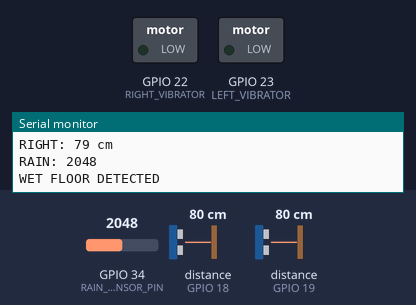
Recording of a sketch running on a simulated ESP32. Parts: switched loads named in the sketch (green lamp = pin HIGH), the last lines printed to the serial monitor. Wiring (inferred from the names in the program): 2 × ultrasonic range finder: trigger GPIO 5, echo GPIO 18 / trigger GPIO 17, echo GPIO 19. Dashed ring = blinking. Inputs (shaded band) come from the test bench; at power-on: GPIO 34 (RAIN_SENSOR_PIN) = 2048, distance to the obstacle (sensors on GPIO 18, GPIO 19) 80 cm (analog values on the 0–4095 scale). The echo pulse lasts 58.3 µs per cm; pins used as bus, display or sensor lines are not drawn.

Above: at 0.97 s.
1.3 s: GPIO 34 (RAIN_SENSOR_PIN) set to 1825
4.3 s: GPIO 34 (RAIN_SENSOR_PIN) set to 1754
At 5.5 s:
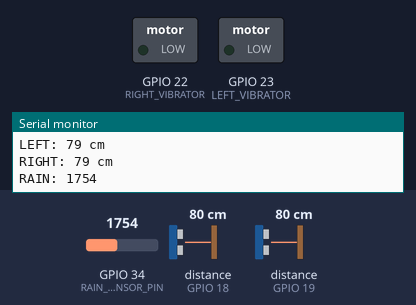
5.8 s: distance to the obstacle (sensor on GPIO 18) set to 19 cm
7.3 s: distance to the obstacle (sensor on GPIO 18) set to 16 cm
At 7.72 s:
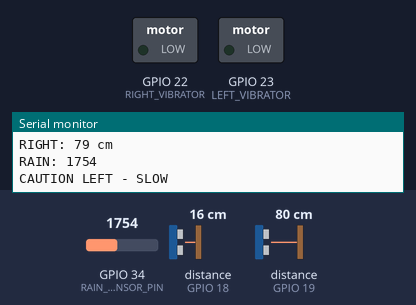
10.3 s: distance to the obstacle (sensor on GPIO 19) set to 19 cm
13.3 s: distance to the obstacle (sensor on GPIO 19) set to 15 cm
At 14.21 s:
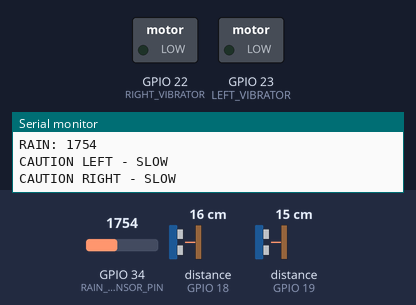
Timing chart, 0 to 17.3 s (numbered marks = the images above; inputs shaded):
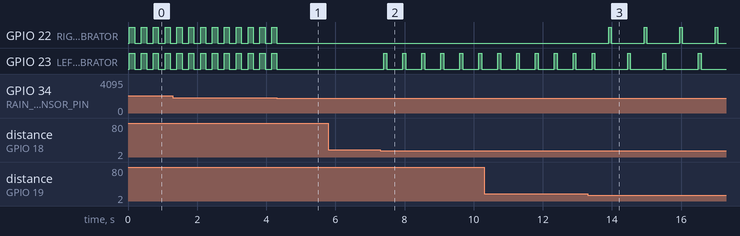

Measured:
- the behaviour switches between 1800 and 1799 on GPIO 34 (RAIN_SENSOR_PIN) (found by bisection; images 0 and 1)
- the behaviour switches between 18 and 17 cm on distance to the obstacle (sensor on GPIO 18) (found by bisection; images 1 and 2)
- the behaviour switches between 18 and 17 cm on distance to the obstacle (sensor on GPIO 19) (found by bisection; images 2 and 3)
- after the input at 4.3 s, GPIO 22 (RIGHT_VIBRATOR), GPIO 23 (LEFT_VIBRATOR): goes on until 4.3 s, then stays LOW
- after the input at 7.3 s, GPIO 23 (LEFT_VIBRATOR): alternates HIGH for 0.08 s and LOW for 0.47 s, starting after 0.11 s
- after the input at 13.3 s, GPIO 22 (RIGHT_VIBRATOR): alternates HIGH for 0.08 s and LOW for 0.95 s, starting after 0.61 s; GPIO 23 (LEFT_VIBRATOR): alternates HIGH for 0.08 s and LOW for 0.95 s, starting after 1.2 s
- by itself, GPIO 22 (RIGHT_VIBRATOR), GPIO 23 (LEFT_VIBRATOR): alternates HIGH for 0.15 s and LOW for 0.19 s

The sketch:

AB3_Wayfinder.ino
```cpp
// =====================================================
// AB3 WAYFINDER - FINAL SENSOR LOGIC
// =====================================================

// Ultrasonic pins
#define SENSOR_A_TRIG 5
#define SENSOR_A_ECHO 18

#define SENSOR_B_TRIG 17
#define SENSOR_B_ECHO 19

// Vibrators - TESTED AND CONFIRMED
#define RIGHT_VIBRATOR 22
#define LEFT_VIBRATOR 23

// Rain sensor
#define RAIN_SENSOR_PIN 34


long getDistance(int trigPin, int echoPin) {
  digitalWrite(trigPin, LOW);
  delayMicroseconds(2);

  digitalWrite(trigPin, HIGH);
  delayMicroseconds(10);

  digitalWrite(trigPin, LOW);

  long duration = pulseIn(echoPin, HIGH, 30000);

  if (duration == 0) return 999;

  return duration * 0.034 / 2;
}


void setup() {
  Serial.begin(115200);

  pinMode(SENSOR_A_TRIG, OUTPUT);
  pinMode(SENSOR_A_ECHO, INPUT);

  pinMode(SENSOR_B_TRIG, OUTPUT);
  pinMode(SENSOR_B_ECHO, INPUT);

  pinMode(RIGHT_VIBRATOR, OUTPUT);
  pinMode(LEFT_VIBRATOR, OUTPUT);

  digitalWrite(RIGHT_VIBRATOR, LOW);
  digitalWrite(LEFT_VIBRATOR, LOW);

  analogReadResolution(12);

  Serial.println("AB3 WAYFINDER STARTED");
}


void loop() {

  // Read the physical sensors
  long sensorA = getDistance(SENSOR_A_TRIG, SENSOR_A_ECHO);
  delay(30);
  long sensorB = getDistance(SENSOR_B_TRIG, SENSOR_B_ECHO);

  // =================================================
  // SWAP LEFT AND RIGHT SENSOR READINGS
  // =================================================

  // Pins 5/18 are physically on the LEFT
  long leftDistance = sensorA;

  // Pins 17/19 are physically on the RIGHT
  long rightDistance = sensorB;


  // Rain sensor
  int rainValue = analogRead(RAIN_SENSOR_PIN);

  bool wetFloor =
    (rainValue >= 1800 && rainValue <= 2300);


  Serial.println("--------------------------------");
  Serial.print("LEFT: ");
  Serial.print(leftDistance);
  Serial.println(" cm");

  Serial.print("RIGHT: ");
  Serial.print(rightDistance);
  Serial.println(" cm");

  Serial.print("RAIN: ");
  Serial.println(rainValue);


  // =================================================
  // WET FLOOR PRIORITY
  // =================================================

  if (wetFloor) {

    Serial.println("WET FLOOR DETECTED");

    digitalWrite(LEFT_VIBRATOR, HIGH);
    digitalWrite(RIGHT_VIBRATOR, HIGH);

    delay(150);

    digitalWrite(LEFT_VIBRATOR, LOW);
    digitalWrite(RIGHT_VIBRATOR, LOW);

    delay(150);

    return;
  }


  // =================================================
  // LEFT SIDE
  // =================================================

  if (leftDistance >= 0 && leftDistance < 8) {

    Serial.println("CAUTION LEFT - FAST");

    digitalWrite(LEFT_VIBRATOR, HIGH);
    delay(80);
    digitalWrite(LEFT_VIBRATOR, LOW);
    delay(80);

  }
  else if (leftDistance >= 8 && leftDistance <= 16) {

    Serial.println("CAUTION LEFT - SLOW");

    digitalWrite(LEFT_VIBRATOR, HIGH);
    delay(80);
    digitalWrite(LEFT_VIBRATOR, LOW);
    delay(400);

  }
  else {
    digitalWrite(LEFT_VIBRATOR, LOW);
  }


  // =================================================
  // RIGHT SIDE
  // =================================================

  if (rightDistance >= 0 && rightDistance < 8) {

    Serial.println("CAUTION RIGHT - FAST");

    digitalWrite(RIGHT_VIBRATOR, HIGH);
    delay(80);
    digitalWrite(RIGHT_VIBRATOR, LOW);
    delay(80);

  }
  else if (rightDistance >= 8 && rightDistance <= 16) {

    Serial.println("CAUTION RIGHT - SLOW");

    digitalWrite(RIGHT_VIBRATOR, HIGH);
    delay(80);
    digitalWrite(RIGHT_VIBRATOR, LOW);
    delay(400);

  }
  else {
    digitalWrite(RIGHT_VIBRATOR, LOW);
  }

  delay(30);
}
```
